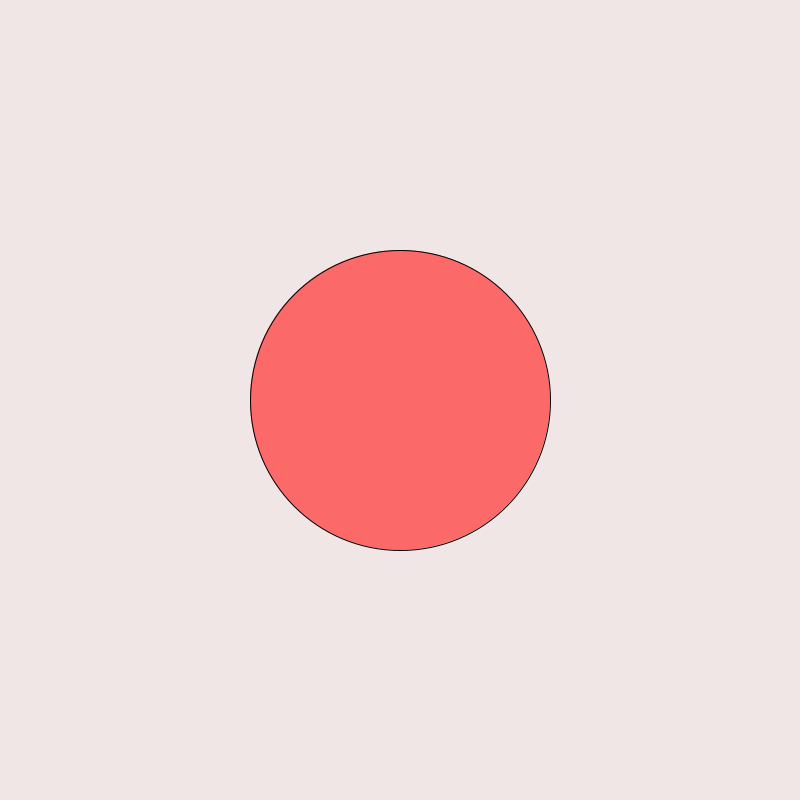
Frame 1 (no input)
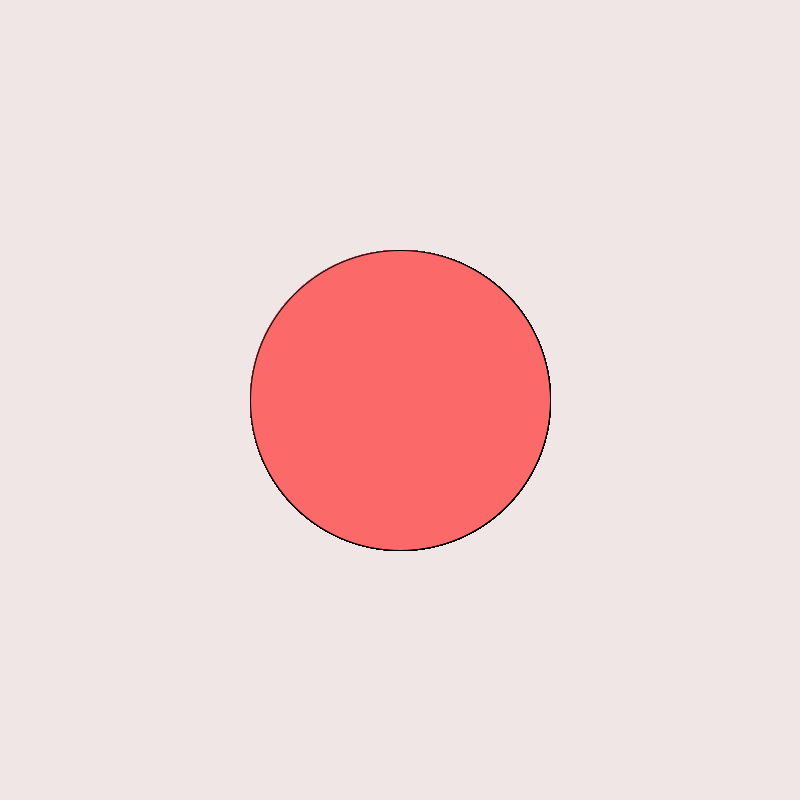
Frame 60 (the mouse pressed at the canvas centre just before this capture)
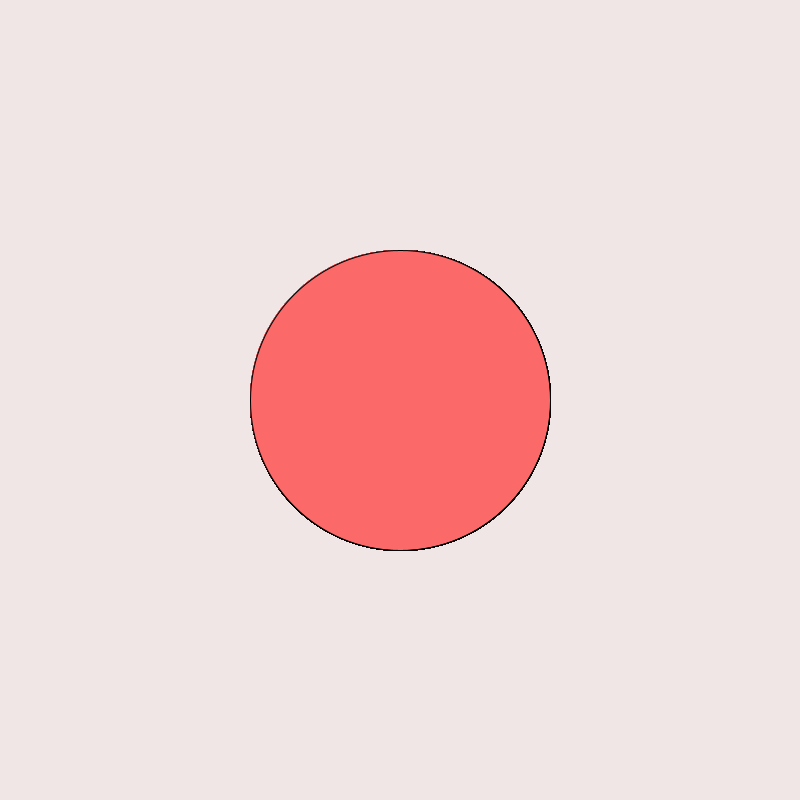
Frame 120 (the mouse held since frame 60 and released just before this capture)

The Processing sketch that drew these frames (run headless with seeded random() and noise(); from frame 60 on, the mouse is pressed at the canvas centre):

// Processing sketch: bullseye
// ── bullseye.pde
void setup(){
  size(800,800);
 background(#F0E6E6);

    }

void draw(){
  fill(#FC6969);
  ellipse(400,400,300,300);
  for (int i = 1; i < 8; i++);{
  }
    }
                     
